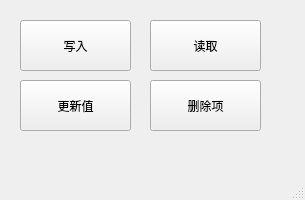
<?xml version="1.0" encoding="UTF-8"?>
<ui version="4.0">
 <class>MainWindow</class>
 <widget class="QMainWindow" name="MainWindow">
  <property name="geometry">
   <rect>
    <x>0</x>
    <y>0</y>
    <width>305</width>
    <height>200</height>
   </rect>
  </property>
  <property name="windowTitle">
   <string>MainWindow</string>
  </property>
  <widget class="QWidget" name="centralwidget">
   <widget class="QPushButton" name="btn_Write">
    <property name="geometry">
     <rect>
      <x>20</x>
      <y>20</y>
      <width>111</width>
      <height>51</height>
     </rect>
    </property>
    <property name="text">
     <string>写入</string>
    </property>
   </widget>
   <widget class="QPushButton" name="btn_Update">
    <property name="geometry">
     <rect>
      <x>20</x>
      <y>80</y>
      <width>111</width>
      <height>51</height>
     </rect>
    </property>
    <property name="text">
     <string>更新值</string>
    </property>
   </widget>
   <widget class="QPushButton" name="btn_Delete">
    <property name="geometry">
     <rect>
      <x>150</x>
      <y>80</y>
      <width>111</width>
      <height>51</height>
     </rect>
    </property>
    <property name="text">
     <string>删除项</string>
    </property>
   </widget>
   <widget class="QPushButton" name="btn_Read">
    <property name="geometry">
     <rect>
      <x>150</x>
      <y>20</y>
      <width>111</width>
      <height>51</height>
     </rect>
    </property>
    <property name="text">
     <string>读取</string>
    </property>
   </widget>
  </widget>
  <widget class="QMenuBar" name="menubar">
   <property name="geometry">
    <rect>
     <x>0</x>
     <y>0</y>
     <width>305</width>
     <height>26</height>
    </rect>
   </property>
  </widget>
  <widget class="QStatusBar" name="statusbar"/>
 </widget>
 <resources/>
 <connections/>
</ui>
